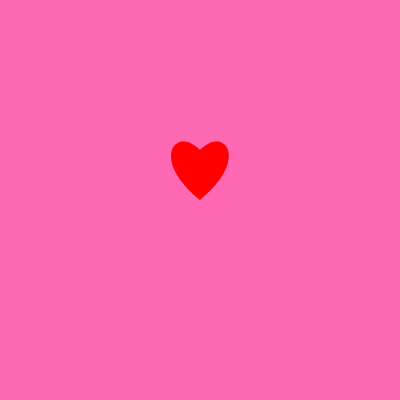
Frame 1 (no input)
Frame 60 (no input): identical to frame 1, image omitted
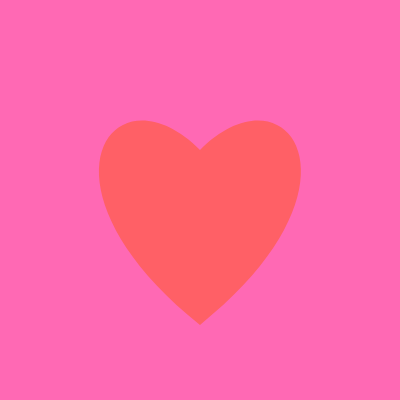
Frame 120 (the mouse pressed at the canvas centre since frame 60)

The p5.js sketch that drew these frames (run headless with seeded random() and noise() and a simulated clock; from frame 60 on, the mouse is pressed at the canvas centre):

// p5.js sketch
// ── sketch.js
let showText = false;

function setup() {
  createCanvas(400, 400);
}

function draw() {
  background("hotpink");

  // change color based on vertical mouse pos.

  let startingColor = color("red");
  let endingColor = color("pink");
  let pct = map(mouseY, 0, height, 0, 1, true);
  let clr = lerpColor(startingColor, endingColor, pct);
  fill(clr);
  noStroke();

  // draw circle, with the size based on horizontal mouse pos.
  let d = map(mouseX, 0, width, 50, 300, true);

  // set shape to heart
  heart(width/2, height/ 2 - 50, d);
  console.log(d);

  // show "XOXO" if the L key is pressed
  if (showText) {
    fill(255);
    textSize(73);
    textAlign(CENTER, CENTER);
    text("✨XOXO✨", width / 2, height / 2) ; // xoxo will be at center 

  }
}

  // draw heart shape
  function heart(x, y, size) {
  beginShape();
  let scaleFactor = size / 50; 
  vertex(x,y);
  bezierVertex(x - 25 * scaleFactor, y - 25 * scaleFactor, x - 50 * scaleFactor, y + 10 * scaleFactor, x, y + 50 * scaleFactor);
  bezierVertex(x + 50 * scaleFactor, y + 10 * scaleFactor, x + 25 * scaleFactor, y - 25 * scaleFactor, x, y);
  endShape(CLOSE);
  }

  // detect the L key being pressed 
  function keyPressed() {
    if (key === 'L' || key ==='l') {
      showText = true;
    }
  }

  // hide xoxo when key is released 
  function keyReleased() {
    if (key === 'L' || key === 'l') {
      showText = false;
    }
  }
